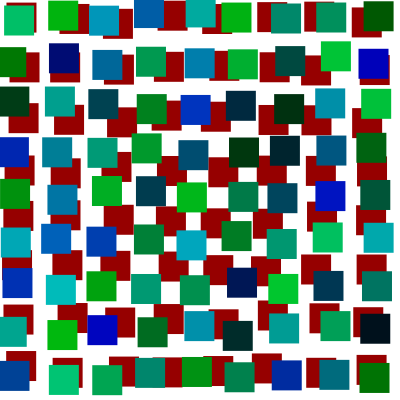
Frame 1 (no input)
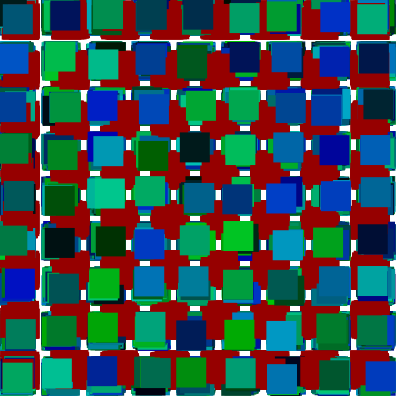
Frame 60 (the mouse pressed at the canvas centre just before this capture)
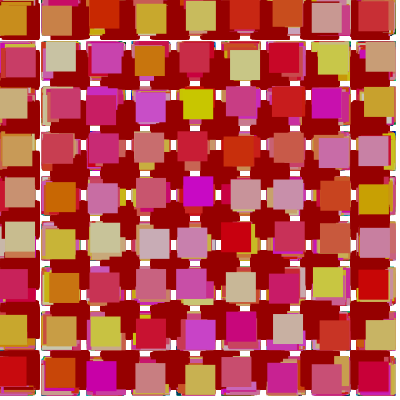
Frame 120 (the mouse held since frame 60 and released just before this capture)

The Processing sketch that drew these frames (run headless with seeded random() and noise(); from frame 60 on, the mouse is pressed at the canvas centre):

// Processing sketch: processing_161496
// ── processing_161496.pde

//par Fanny C, modified by Lucille D
 
float l = 30;
float h = 30;
 
void setup(){
  size(400,400);
  background(255);
  noFill();  //pas de remplissage
  smooth();  //lissage
  noStroke();
   
   
 // noLoop();
   
}
 
void draw(){
 
    for(int i = 0; i<width; i+= 50) {  
      for (int j = 0; j<height; j += 50){
       
      fill(150,0,0);
      rect(i + random(10),j + random(10),l,h);
   }
 }  
     
    for(int i = 1; i<width; i+= 45) {  
    for (int j = 1; j<height; j += 45){
      
    fill(mouseY,random(200),random(200));  
    rect(i + random(-5,5),j + random(-5,5),l,h);
    
    
    
    }
    
}

}


 
  
